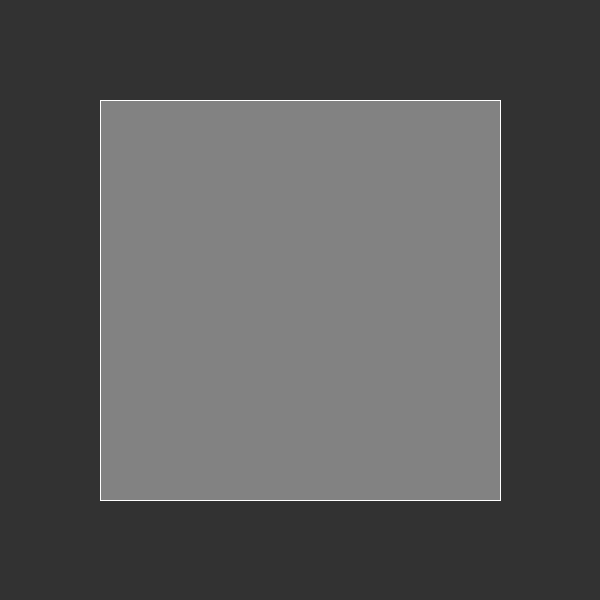
Frame 1 (no input)
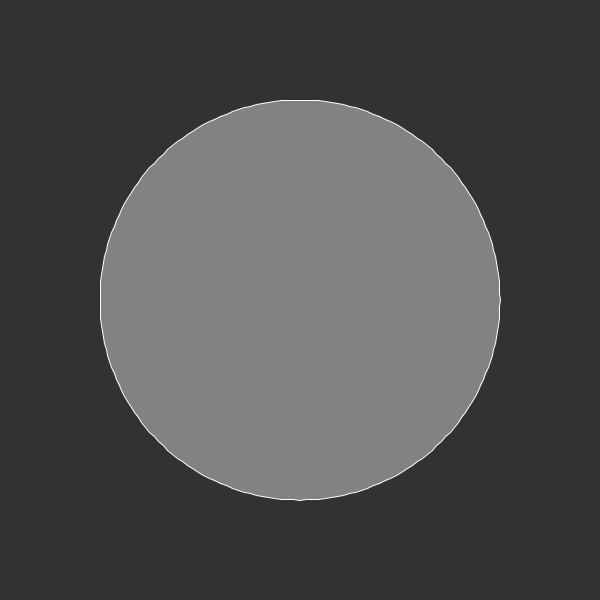
Frame 60 (the mouse pressed at the canvas centre just before this capture)
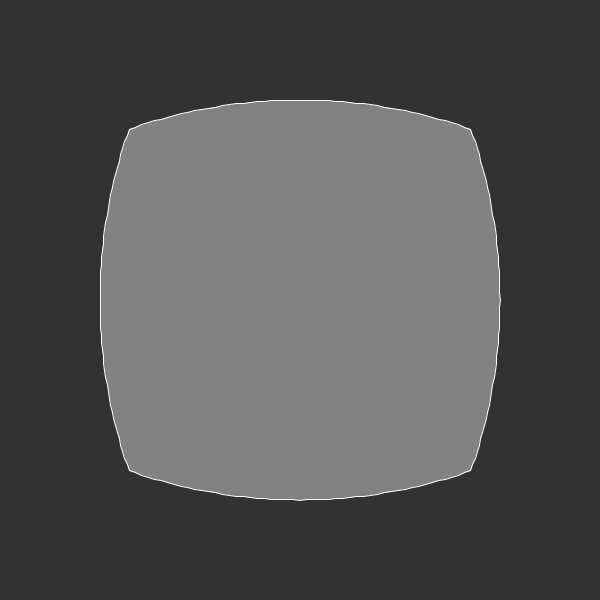
Frame 120 (the mouse held since frame 60 and released just before this capture)

The Processing sketch that drew these frames (run headless with seeded random() and noise(); from frame 60 on, the mouse is pressed at the canvas centre):

// Processing sketch: cube_to_circle
// ── cube_to_circle.pde
Morph m;
float amt = 0;

void setup() {
  
  size(600, 600);
  m = new Morph();
}

void draw() {
  amt = map(mouseX, 0, width, 0, 1 );
  background(50);
  translate(width/2, height/2);
  
  m.show();
  m.update();
  
  
}

// ── morph.pde
class Morph {
  ArrayList<PVector> circle;
  ArrayList<PVector> square;
  ArrayList<PVector> current;
  
  Morph() {
    circle = new ArrayList<PVector>(); 
    float off = PI/4;
    int r = 200;

    for (float a = off; a < TWO_PI + off; a += TWO_PI/r)
    {

      PVector point = new PVector(cos(a), sin(a));

      point.mult(r);
      circle.add(point);
    }

    square = new ArrayList<PVector>(); 

    int side = r/4;
    float x = r;
    float y = r;
    
    ellipse(x,y,4,4);
    
    for (int i = 0; i < side; i++) {
      PVector v = new PVector(x, y);
      x-= r*2 / side; 
      square.add(v);
    }
    
    for (int i = 0; i < side; i++) {
      PVector v = new PVector(x, y);
      y-= r*2 / side; 
      square.add(v);
    }
    
    for (int i = 0; i < side; i++) {
      PVector v = new PVector(x, y);
      x+= r*2 / side; 
      square.add(v);
    }
    
    for (int i = 0; i < side; i++) {
      PVector v = new PVector(x, y);
      y+= r*2 / side;
      
      square.add(v);
    }
    
    current = new ArrayList<PVector>();
    
    for (PVector v : square){
      current.add(v.copy());
    }
    
    println(circle.size());
    println(square.size());
    
  }

  void show() {

    stroke(255);
    fill(255,100);
    beginShape();
    for (PVector v : current) {
      vertex(v.x, v.y);
    }
    endShape(CLOSE);

    //beginShape();
    //for (PVector v : square) {
    // vertex(v.x, v.y);
    //}
    //endShape(CLOSE);
  }
  
  void update(){
    for(int i = 0; i < current.size(); i++){
     PVector v = PVector.lerp(circle.get(i),square.get(i), amt);
     current.set(i,v);
    }
  }
}
